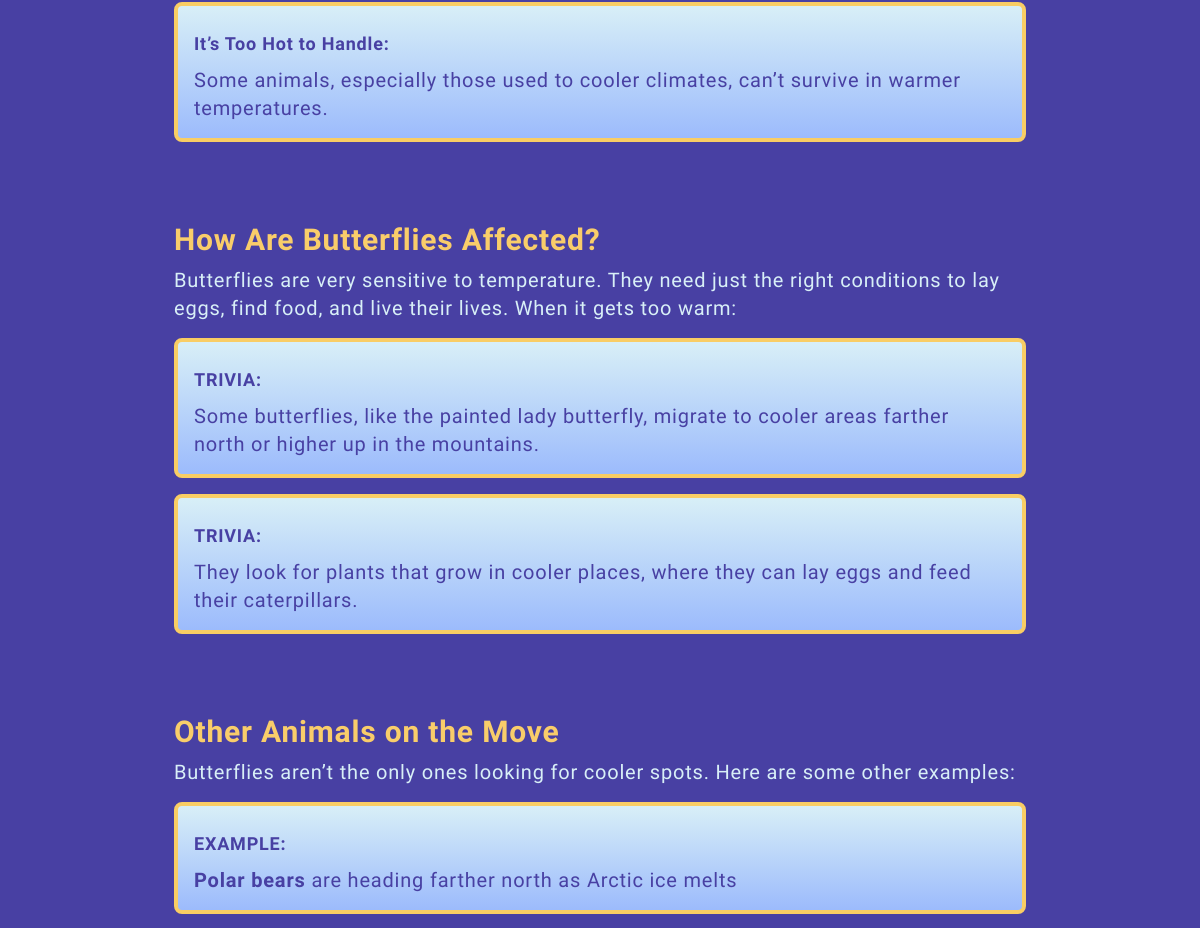
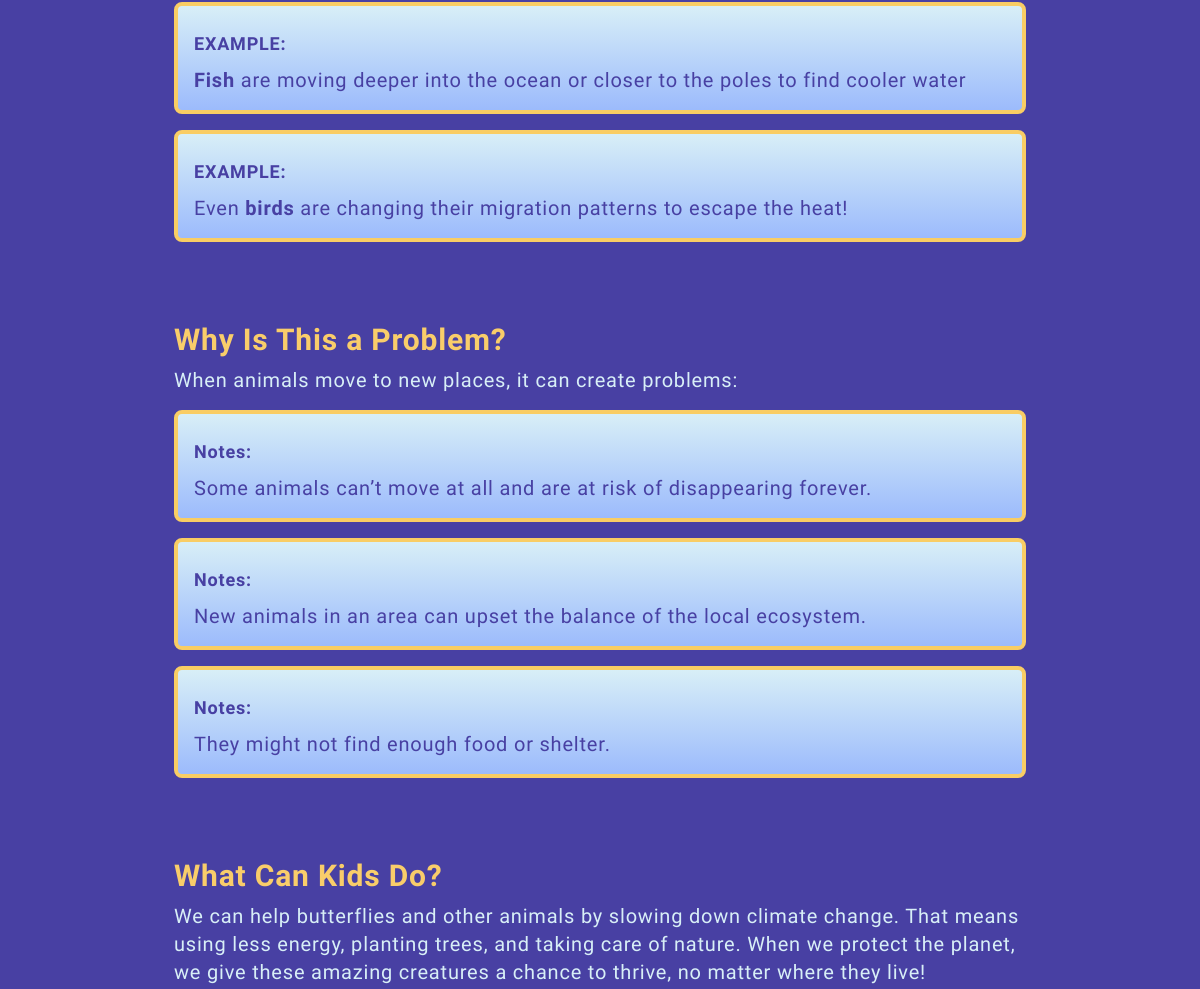
Before: /articles/animals-and-climate-change/subtopics/4/ (middle part) with the older database file (2 pictures, top to bottom).
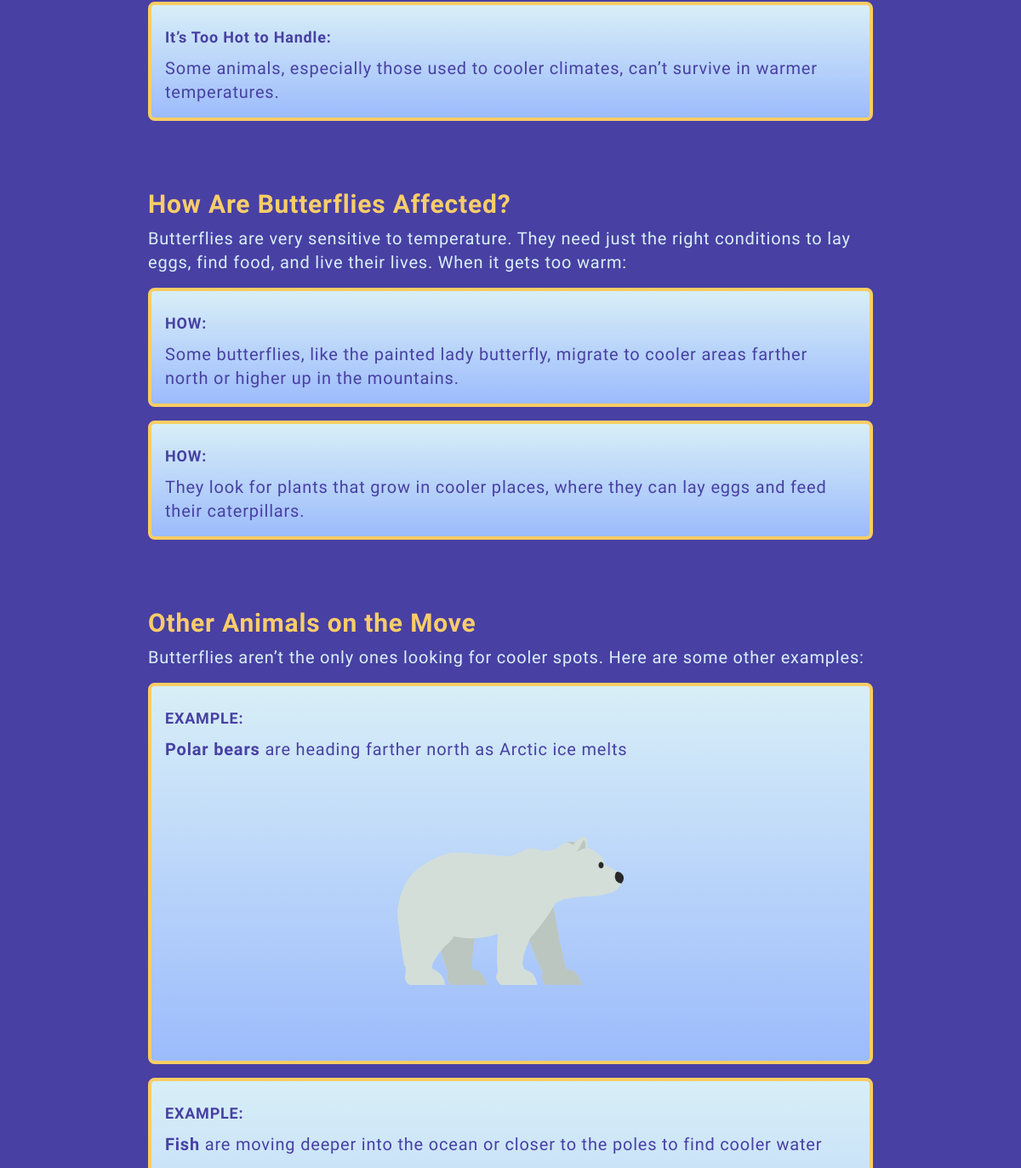
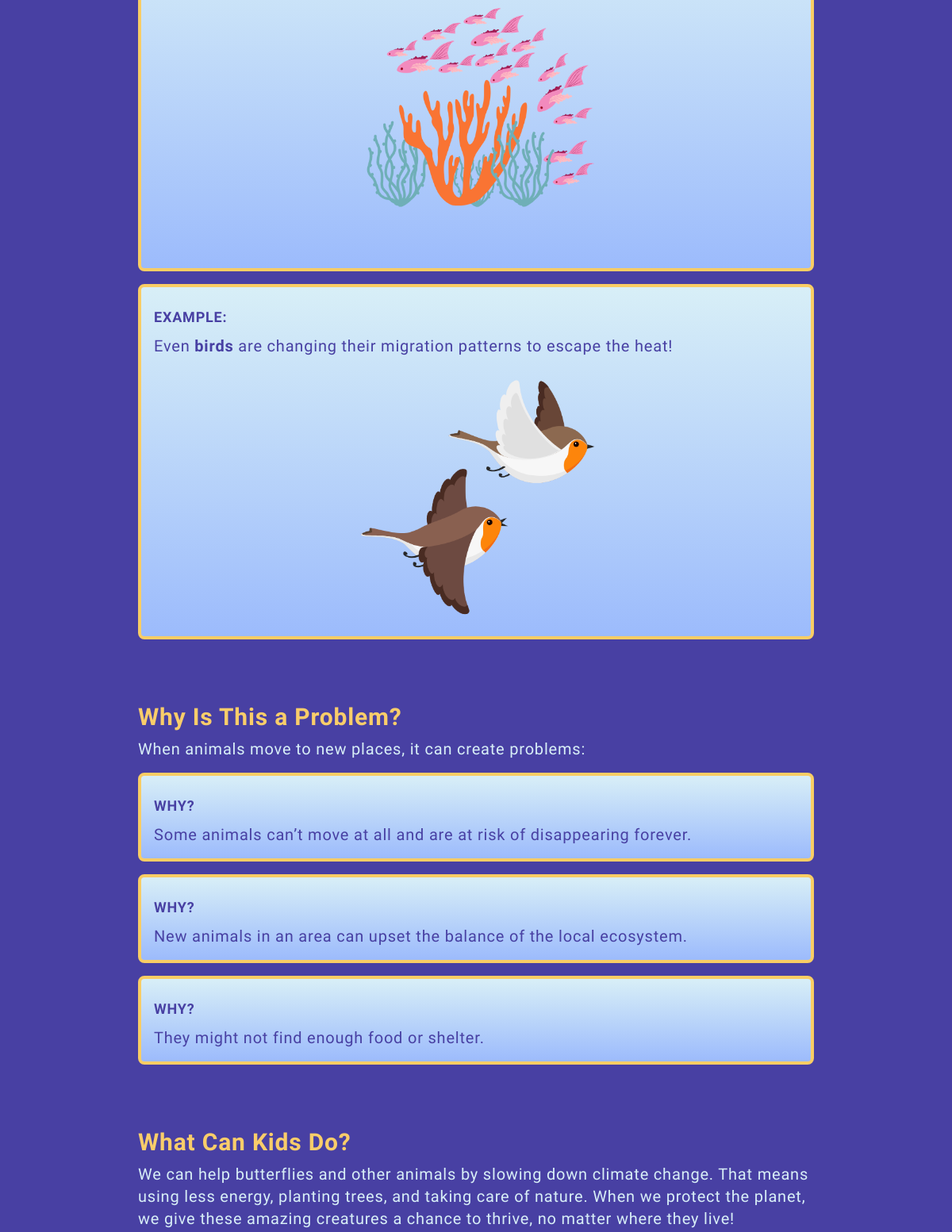
After: the same page with the newer database file (2 pictures, top to bottom).
### myapp/models.py (models this page shows, shortened)
class ActivityContent(models.Model):
    ACTIVITY_TYPES = [
        ('game', 'Game'),
        ('quiz', 'Quiz'),
        ('discussion', 'Discussion'),
    ]
    activity = models.ForeignKey(Activity, on_delete=models.CASCADE, related_name='contents')
    activity_type = models.CharField(max_length=50, choices=ACTIVITY_TYPES, default='game')
    title = models.CharField(max_length=255)
    content = RichTextField()
    image = models.ImageField(upload_to='activities/images/', blank=True, null=True)

### myapp/views.py (the view)
def subtopic_detail(request, article_slug, subtopic_id):
    article = get_object_or_404(Article, slug=article_slug)
    subtopic = get_object_or_404(Subtopic, id=subtopic_id, article=article)
    activities = subtopic.activities.all()
    return render(request, 'subtopic_detail.html', {
        'article': article,
        'subtopic': subtopic,
        'activities': activities
    })

### myapp/templates/subtopic_detail.html (shortened to what this page needs)
{% extends 'base.html' %} {% block content %}
<div class="flex flex-col items-center py-10 md:py-20">
  <section class="w-full h-full flex flex-col items-center justify-center">
    {% for activity in activities %}
    <div class="mt-8 p-6 w-full md:w-3/4">
      <h3 class="text-3xl font-semibold text-[#F9CD6A]">
        {{ activity.title }}
      </h3>
      <p class="text-[#D8EFF7] text-xl mt-2">{{ activity.description }}</p>
      {% for content in activity.contents.all %}
      <div
        class="content-block mt-4 p-4 rounded-lg bg-gradient-to-b from-[#D8EFF7] to-[#9CBBFC] border-4 border-[#F9CD64]"
      >
        <div class="mt-2 text-[#4840A3]">
          <div class="text-lg font-bold">{{ content.title }}</div>
          <div class="mt-2 text-xl">
            {% if content.activity_type == 'game' %}
            <div class="game-content">{{ content.content|safe }}</div>
            {% else %} {{ content.content|safe }} {% if content.image %}
            <div class="flex justify-center mt-4">
              <img
                src="{{ content.image.url }}"
                alt=""
                class="h-[15rem] w-[15rem] sm:h-[20rem] sm:w-[20rem] object-cover rounded-lg"
              />
            </div>
            {% endif %} {% endif %}
          </div>
        </div>
      </div>
      {% endfor %}
    </div>
    {% endfor %}
  </section>
</div>
{% include "footer.html" %} {% endblock %}

Changed rows visible on the page:
changed ActivityContent (number 2 of 9 on the later page): title "TRIVIA:" → "HOW:"
changed ActivityContent (number 3 of 9 on the later page): title "TRIVIA:" → "HOW:"
changed ActivityContent "Polar bears are heading farther north as Arctic ice melts": image: picture added
changed ActivityContent (number 5 of 9 on the later page): image: picture added
changed ActivityContent "Even birds are changing their migration patterns to escape the heat!": image: picture added
changed ActivityContent "Some animals can’t move at all and are at risk of disappearing forever.": title "Notes:" → "WHY?"
changed ActivityContent "New animals in an area can upset the balance of the local ecosystem.": title "Notes:" → "WHY?"
changed ActivityContent "They might not find enough food or shelter.": title "Notes:" → "WHY?"
